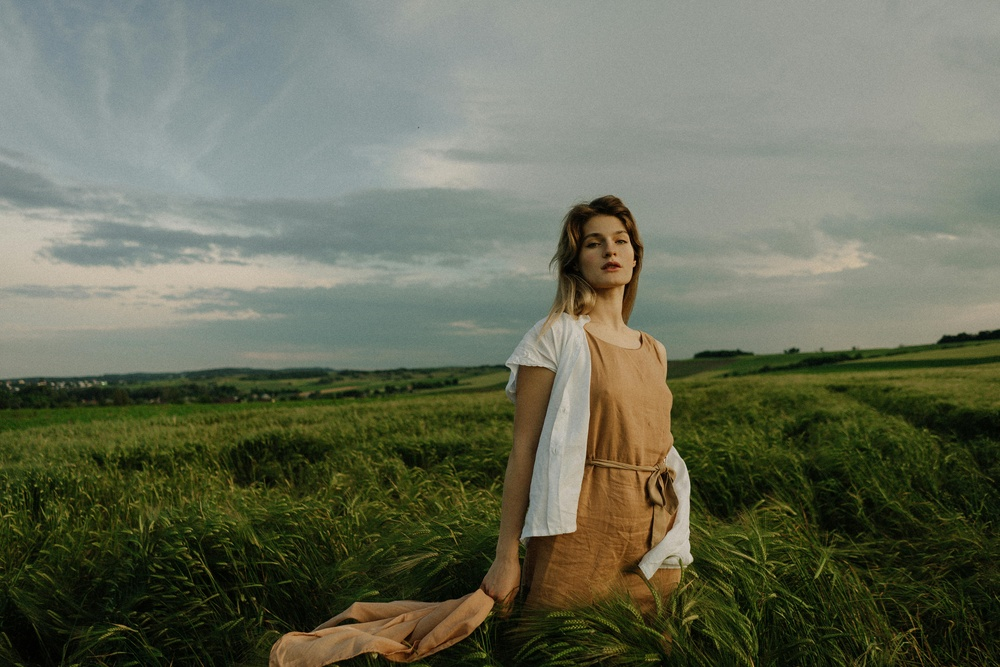
#> input picture Videos/Input/colourisation-base-image.jpeg, 1000 x 667 px, shrunk from 6000 x 4000 before the run
$ python -i scribble_colorization.py   (imports and definitions only)
#> lines starting #> are read from the running program, lines starting #| are printed output that depends on the picture

import numpy as np
import cv2
import matplotlib.pyplot as plt
from scipy import sparse
from scipy.sparse.linalg import spsolve

# [197 lines left out: functions colorize_image, compute_weights, construct_sparse_matrix, construct_right_side, process_video, not called in this run]

def setup_colorization_ui(image, window_name="Draw Scribbles"):
    """
    Set up a UI for drawing color scribbles on an image.

    Parameters:
        image: Grayscale image to colorize
        window_name: Name of the window

    Returns:
        drawing_image: Color reference image with scribbles (BGR)
        mask: Binary mask indicating scribbled areas
    """
    # Create a copy for drawing scribbles
    drawing_image = cv2.cvtColor(image, cv2.COLOR_GRAY2BGR)
    mask = np.zeros_like(image)

    # Current drawing color and state
    current_color = (0, 0, 255)  # Start with red (in BGR)
    brush_size = 5
    drawing = False
    last_point = None

    # Window setup
    cv2.namedWindow(window_name)

    # Function to handle mouse events
    # [14 lines left out: function draw_scribble, not called in this run]

    # Set the mouse callback
    cv2.setMouseCallback(window_name, draw_scribble)

    print("\nInstructions:")
    print("- Draw colored scribbles with the left mouse button")
    print("- Press 'r' for red, 'g' for green, 'b' for blue, 'y' for yellow, 'p' for purple")
    print("- Press '+' to increase brush size, '-' to decrease")
    print("- Press 'c' when done drawing to start colorizing")
    print("- Press 'q' to cancel\n")

    # Main interaction loop
    while True:
        cv2.imshow(window_name, drawing_image)
        key = cv2.waitKey(1) & 0xFF

        if key == ord('r'):
            current_color = (0, 0, 255)  # Red in BGR
            print("Selected color: Red")
        elif key == ord('g'):
            current_color = (0, 255, 0)  # Green in BGR
            print("Selected color: Green")
        elif key == ord('b'):
            current_color = (255, 0, 0)  # Blue in BGR
            print("Selected color: Blue")
        elif key == ord('y'):
            current_color = (0, 255, 255)  # Yellow in BGR
            print("Selected color: Yellow")
        elif key == ord('p'):
            current_color = (255, 0, 255)  # Purple in BGR
            print("Selected color: Purple")
        elif key == ord('+'):
            brush_size = min(30, brush_size + 1)
            print(f"Brush size: {brush_size}")
        elif key == ord('-'):
            brush_size = max(1, brush_size - 1)
            print(f"Brush size: {brush_size}")
        elif key == ord('c'):
            print("Finished drawing scribbles.")
            break
        elif key == ord('q'):
            print("Cancelled.")
            return None, None

    cv2.destroyWindow(window_name)
    return drawing_image, mask

def process_video(input_path, output_path):
    """
    Process a video by colorizing each frame using scribble-based colorization.

    Parameters:
        input_path: Path to the input grayscale video
        output_path: Path to save the colorized video

    Returns:
        True if successful, False otherwise
    """
#> called with output_path = 'out.png'
    # Open video
    cap = cv2.VideoCapture(input_path)
    if not cap.isOpened():
        print(f"Error opening video file: {input_path}")
        return False

    # Get video properties
    width = int(cap.get(cv2.CAP_PROP_FRAME_WIDTH))
    height = int(cap.get(cv2.CAP_PROP_FRAME_HEIGHT))
    fps = cap.get(cv2.CAP_PROP_FPS)
    frame_count = int(cap.get(cv2.CAP_PROP_FRAME_COUNT))

    # Read the first frame for scribbling
    ret, first_frame = cap.read()
#> first_frame is the input picture: shape (667, 1000, 3); mean B, G, R 87.8, 107.4, 103.1
    if not ret:
        print("Error reading the first frame")
        return False

    # Convert to grayscale (if not already)
    if len(first_frame.shape) == 3 and first_frame.shape[2] == 3:
        first_frame_gray = cv2.cvtColor(first_frame, cv2.COLOR_BGR2GRAY)
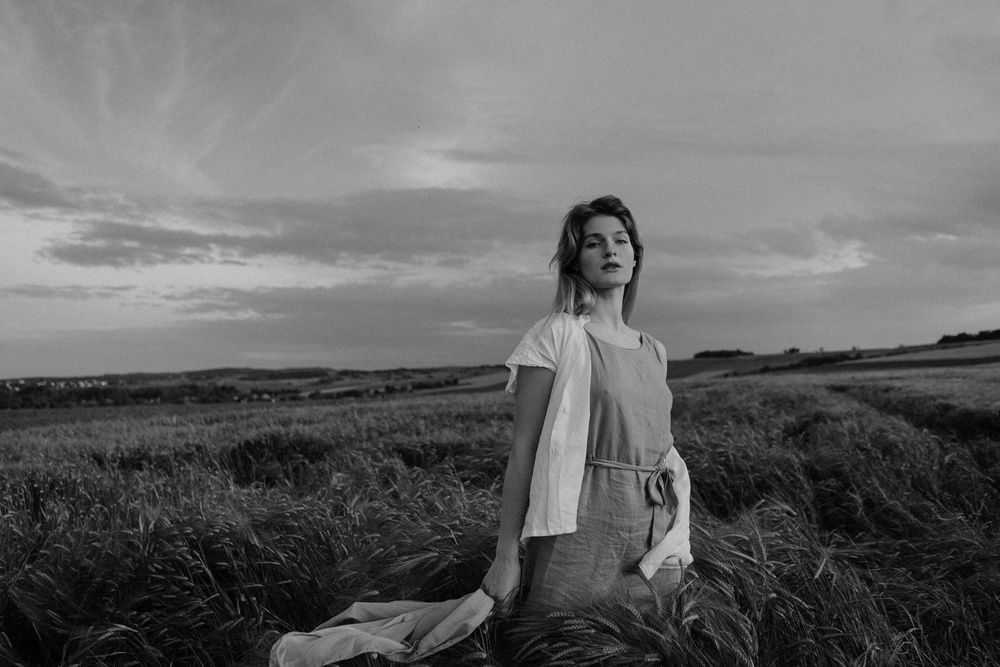
#> first_frame_gray: shape (667, 1000); min 0, max 210, mean 103.9
    else:
        first_frame_gray = first_frame.copy()

    # Use the UI to get scribbles
    drawing_image, mask = setup_colorization_ui(first_frame_gray, "Draw Scribbles for Video")
#> (key q is pressed here)
    if drawing_image is None or mask is None:
        return False  # User cancelled

    # Set up video writer
    fourcc = cv2.VideoWriter_fourcc(*'XVID')
    out = cv2.VideoWriter(output_path, fourcc, fps, (width, height), True)

    # Process each frame
    cap.set(cv2.CAP_PROP_POS_FRAMES, 0)  # Reset to the first frame
    frame_idx = 0

    while True:
        ret, frame = cap.read()
        if not ret:
            break

        # Convert to grayscale (if not already)
        if len(frame.shape) == 3 and frame.shape[2] == 3:
            gray = cv2.cvtColor(frame, cv2.COLOR_BGR2GRAY)
        else:
            gray = frame.copy()

        # Use the scribbles to colorize the current frame
        colorized = colorize_image(gray, drawing_image, mask)

        # Write the frame
        out.write(colorized)

        frame_idx += 1
        if frame_idx % 10 == 0 or frame_idx == frame_count:
            print(f"Processed frame {frame_idx}/{frame_count}")

    # Release resources
    cap.release()
    out.release()
    print("Video colorization complete!")
    return True

# [48 lines left out: function initialize_scribbles_automatically, not called in this run]

>>> result = process_video('../../Videos/Input/colourisation-base-image.jpeg', 'out.png')
